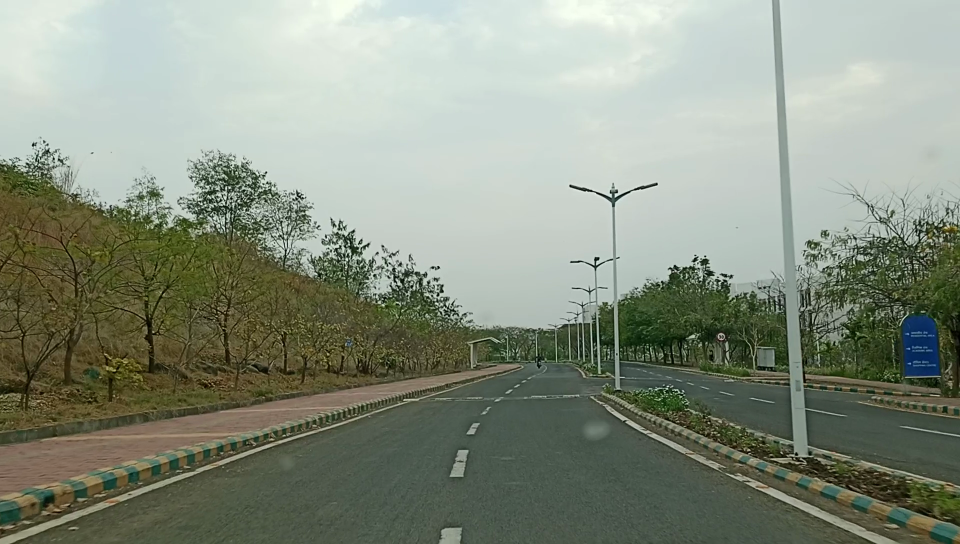
#> input picture scenes/scene01901.png, 1920 x 1088 px, found by its file name (shown at 1/2 size); its folder holds only this picture in this run
$ jupyter execute --allow-errors 'new detect.ipynb'
#> lines starting #> are read from the running program, lines starting #| are printed output that depends on the picture; after the words box and inside, x2 and y2 are one past the last pixel; in counts of white or black regions, pixels touching at a corner belong together
[cell 1]
import numpy as np
import cv2
import time
import os
from tensorflow import keras

[cell 2]
modelPath = r'C:\Users\RISHABH\bs final project\Models'
#> (the rest of this cell did not finish here and is left out)

[cell 3]
ImagesFilePath=r'D:\books\4th year 2nd sem books\bs project\dataset\scenes'
ImageNamePath=os.listdir(ImagesFilePath)

[cell 4]
def readImage(imagePath):
#> called with imagePath = 'scene01901.png'
    img = cv2.imread(ImagesFilePath+'/'+imagePath,1)
#> img is the input picture: shape (1088, 1920, 3); mean B, G, R 128.6, 144.1, 135.8
    img = cv2.resize(img,(500,400))
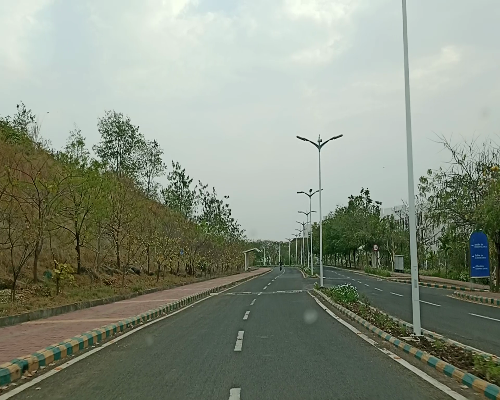
#> img: shape (400, 500, 3); mean B, G, R 128.5, 144, 135.7
    return img

def increaseContrast(img,alpha,beta):
	img=cv2.addWeighted(img,alpha,np.zeros(img.shape,img.dtype),0,beta)
	return img

def returnRedness(img):
	yuv=cv2.cvtColor(img,cv2.COLOR_BGR2YUV)
#> yuv: shape (400, 500, 3); mean of channels 0, 1, 2 139.8, 122.5, 124.5
	y,u,v=cv2.split(yuv)
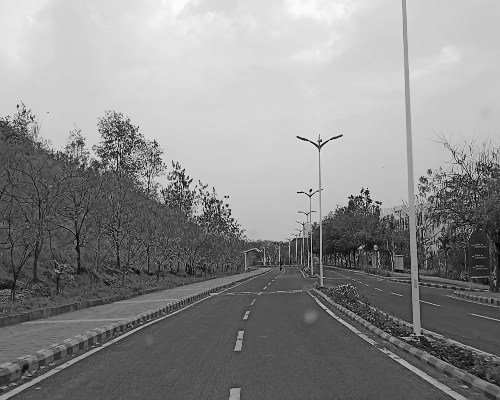
#> y: shape (400, 500); min 0, max 251, mean 139.8
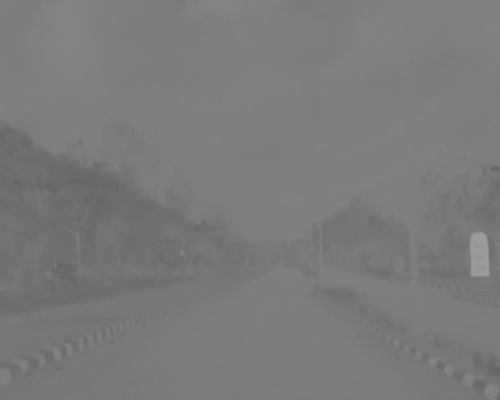
#> u: shape (400, 500); min 97, max 159, mean 122.5
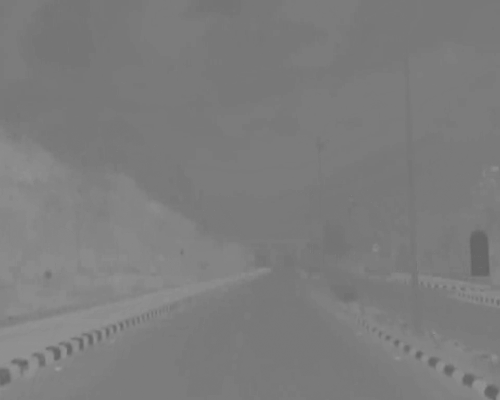
#> v: shape (400, 500); min 97, max 155, mean 124.5
	return v

def threshold(img):
	_,img=cv2.threshold(img,150,255,cv2.THRESH_BINARY)
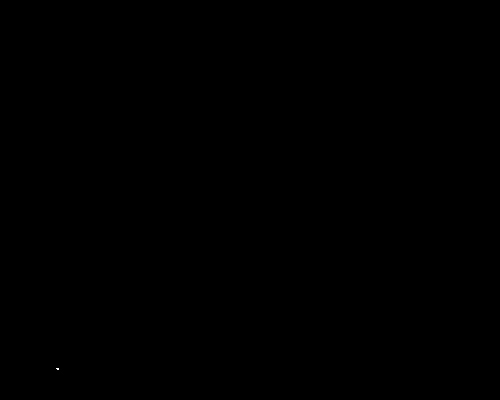
#> img: shape (400, 500); 0% white in thin lines or dots, all inside (x1, y1, x2, y2) = (56, 368, 59, 370)
	return img

def show(img):
	cv2.imshow('image',img)
	cv2.waitKey(0)
	cv2.destroyAllWindows()

def morphology(img,kernelSize=11):
	kernel = np.ones((kernelSize,kernelSize),np.uint8)
	opening = cv2.morphologyEx(img, cv2.MORPH_CLOSE, kernel)
	return opening

def findContour(img):
	contours, hierarchy = cv2.findContours(img,cv2.RETR_TREE,cv2.CHAIN_APPROX_SIMPLE)
#> contours = [[[56, 368], [57, 369], [58, 369], [58, 368]]]
	return contours

def findBiggestContour(contours):
	m=0
	c=[cv2.contourArea(i) for i in contours]
	return contours[c.index(max(c))]

def boundaryBox(img,contours):
	x,y,w,h=cv2.boundingRect(contours)
	img=cv2.rectangle(img,(x,y),(x+w,y+h),(0,255,0),2)
	sign=img[y:(y+h) , x:(x+w)]
	return img,sign

def preprocessingImageToClassifier(image=None,imageSize=28,mu=89.64474891080027,std=53.76704014645958):
    image = cv2.cvtColor(image,cv2.COLOR_RGB2GRAY)
    image = cv2.resize(image,(imageSize,imageSize))
    image = (image - mu) / std
    image = image.reshape(1,imageSize,imageSize,1)
    return image


def predict4(sign):
	img=preprocessingImageToClassifier(sign,imageSize=28)
	return np.argmax(model.predict(img))


labelToText={2:"Sign Board",1:"General Board"}

[cell 5]
if __name__ == '__main__':
	for i in ImageNamePath:
		testCase=readImage(i)
		img=np.copy(testCase)
		try:
			img=returnRedness(img)
			img=threshold(img)
			img=morphology(img,11)
			contours=findContour(img)
#> contours = [[[56, 368], [57, 369], [58, 369], [58, 368]]]
			big=findBiggestContour(contours)
#> in findBiggestContour, `c=[cv2.contourArea(i) for i in contours]`: c = [1.5]
#> big = [[56, 368], [57, 369], [58, 369], [58, 368]]
			testCase,sign=boundaryBox(testCase,big)
#> in boundaryBox, `x,y,w,h=cv2.boundingRect(contours)`: x = 56; y = 368; w = 3; h = 2
			tic=time.time()
			print("Image:",labelToText[predict4(sign)])
#> in preprocessingImageToClassifier, `image = cv2.cvtColor(image,cv2.COLOR_RGB2GRAY)`: image = [[150, 150, 150], [150, 150, 150]]
#> in preprocessingImageToClassifier, `image = cv2.resize(image,(imageSize,imageSize))`: image: shape (28, 28); every value is 150
#> in preprocessingImageToClassifier, `image = (image - mu) / std`: image: shape (28, 28) float64; every value is 1.12
			toc=time.time()
		except:
			pass
		show(testCase)
		show(img)

$ run again, on scenes/scene05901.png
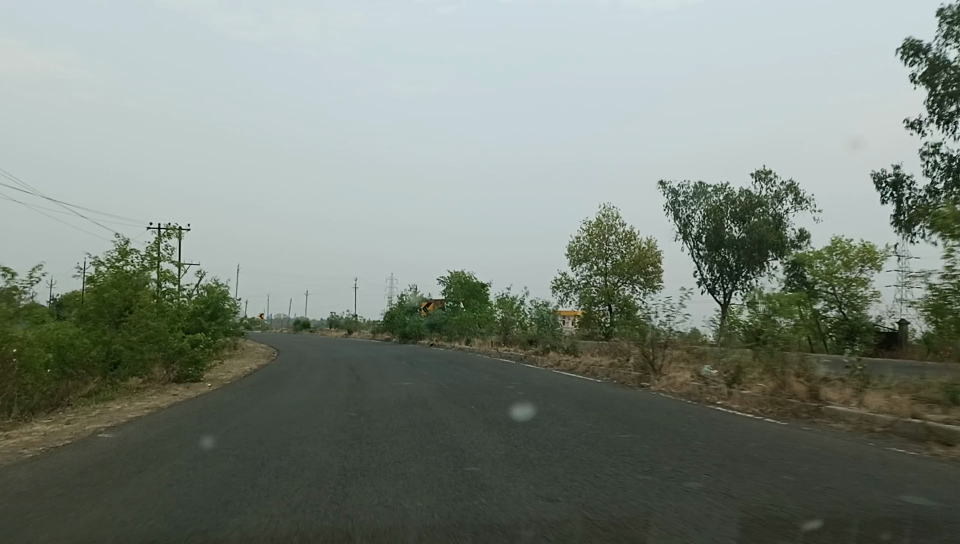
#> input picture scenes/scene05901.png, 1920 x 1088 px, found by its file name (shown at 1/2 size)
#> in readImage, img is the input picture: shape (1088, 1920, 3); mean B, G, R 125.2, 133.7, 124.7
#> yuv: shape (400, 500, 3); mean of channels 0, 1, 2 130, 125.6, 123.2
#> in returnRedness, `y,u,v=cv2.split(yuv)`:
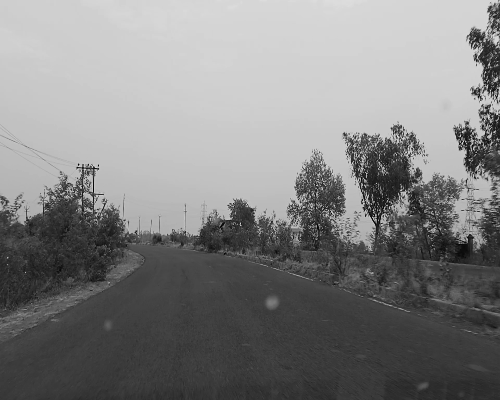
#> y: shape (400, 500); min 1, max 225, mean 130
#> in returnRedness, `y,u,v=cv2.split(yuv)`:
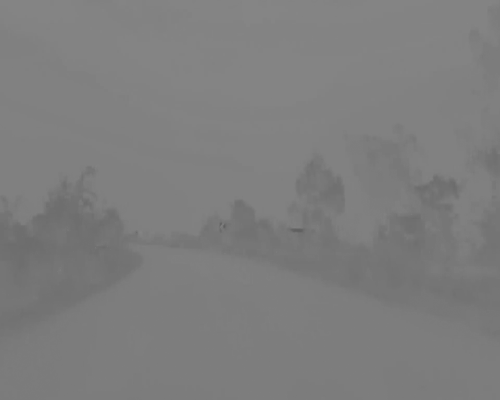
#> u: shape (400, 500); min 95, max 133, mean 125.6
#> in findContour, `contours, hierarchy = cv2.findContours(img,cv2.RETR_TREE,cv2.CHAIN_APP..`: contours = 2 contours, all with area under 20
#> c = [9.5, 0]
#> big = [[294, 229], [294, 231], [296, 231], [297, 230], [301, 230], [301, 229]]
#> in boundaryBox, `x,y,w,h=cv2.boundingRect(contours)`: x = 294; y = 229; w = 8; h = 3

$ run again, on scenes/scene07401.png
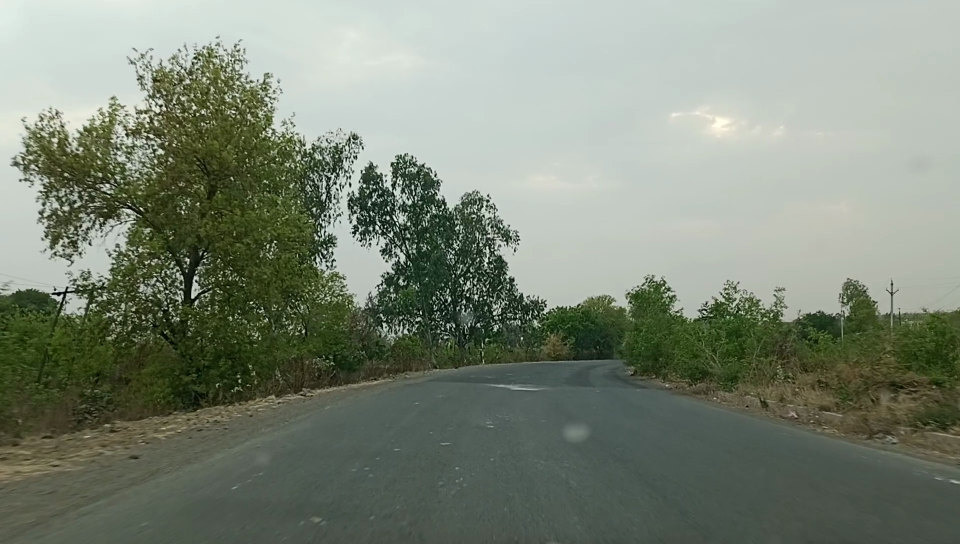
#> input picture scenes/scene07401.png, 1920 x 1088 px, found by its file name (shown at 1/2 size)
#> in readImage, img is the input picture: shape (1088, 1920, 3); mean B, G, R 118.5, 133.6, 124.5
#> yuv: shape (400, 500, 3); mean of channels 0, 1, 2 129.1, 122.8, 123.9
#> in returnRedness, `y,u,v=cv2.split(yuv)`:
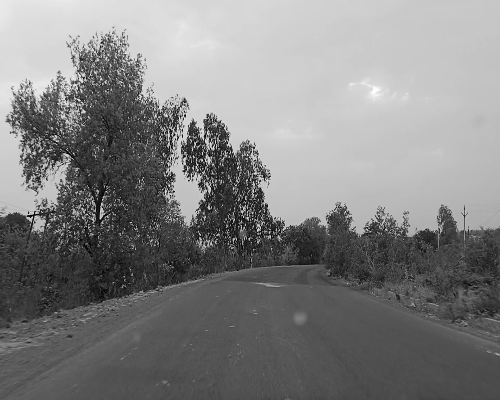
#> y: shape (400, 500); min 0, max 253, mean 129.1
#> in returnRedness, `y,u,v=cv2.split(yuv)`:
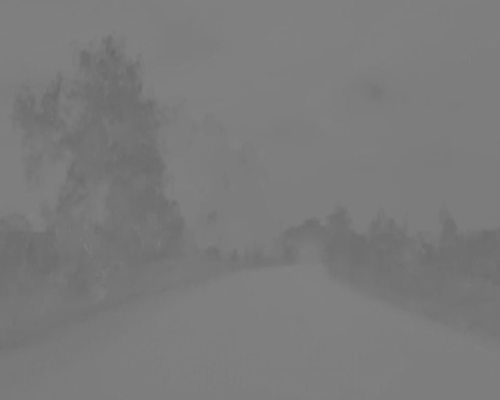
#> u: shape (400, 500); min 105, max 129, mean 122.8
#> in findContour, `contours, hierarchy = cv2.findContours(img,cv2.RETR_TREE,cv2.CHAIN_APP..`: contours = []

$ run again, on scenes/scene07521.png
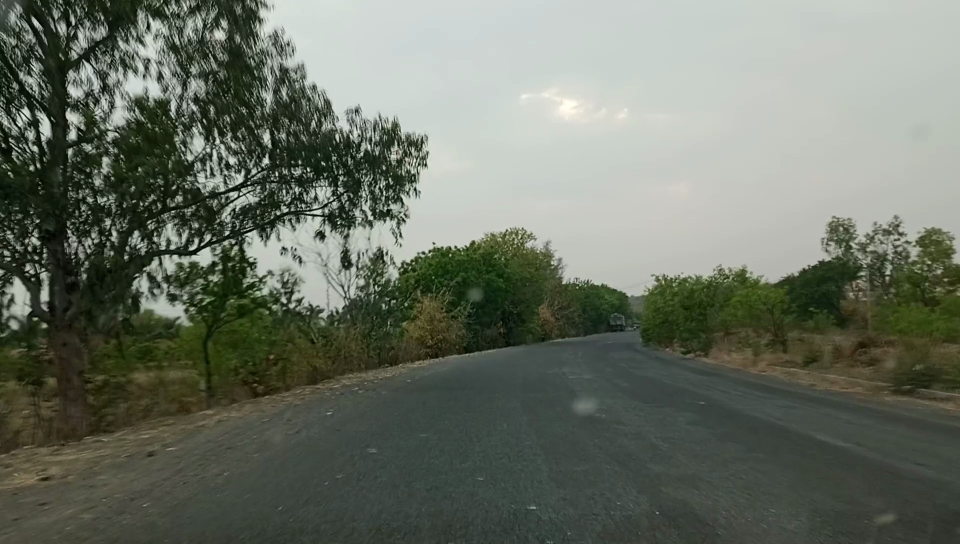
#> input picture scenes/scene07521.png, 1920 x 1088 px, found by its file name (shown at 1/2 size)
#> in readImage, img is the input picture: shape (1088, 1920, 3); mean B, G, R 99.8, 112.3, 105.7
#> yuv: shape (400, 500, 3); mean of channels 0, 1, 2 108.9, 123.6, 125.2
#> in returnRedness, `y,u,v=cv2.split(yuv)`:
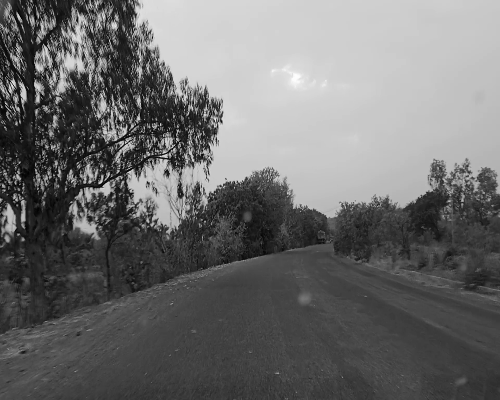
#> y: shape (400, 500); min 0, max 253, mean 108.9
#> in returnRedness, `y,u,v=cv2.split(yuv)`:
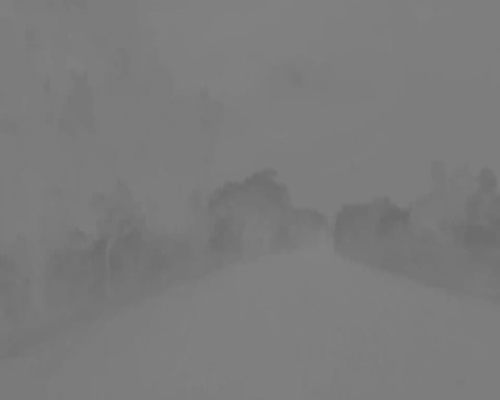
#> u: shape (400, 500); min 107, max 130, mean 123.6
#> in findContour, `contours, hierarchy = cv2.findContours(img,cv2.RETR_TREE,cv2.CHAIN_APP..`: contours = []
